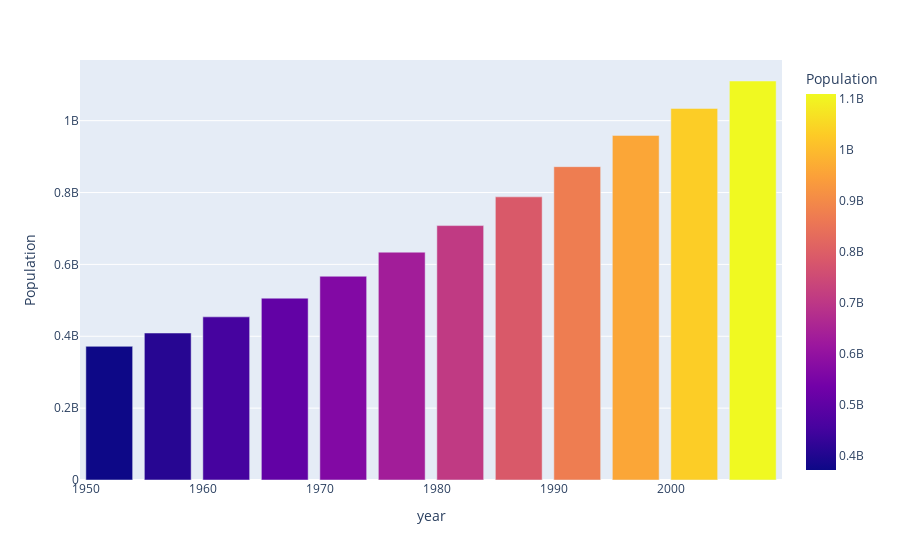

Notebook source saved alongside this figure:
### Markdown cell above
### Bar Plot in Plotly Express

- **What it is:** A bar plot displays data using rectangular bars, with the length of the bar representing the value. It is useful for comparing categories or groups.

### Code cell
#bar chart
#bi variate analysis
#categorical vs numerical
gap_ind=gap.query('country=="India"')
gap_ind
fig=px.bar(gap_ind,x='year',y='pop',color='pop',hover_data=gap_ind.columns,
           labels={'pop':'Population'})
fig.show()

### Figure 1 — Plotly figure (JSON) as saved in the notebook; plotly's stock layout.template omitted (floating-point values rounded to 4 significant figures)
{"data": [{"alignmentgroup": "True", "customdata": [["India", "Asia", 37.37, 546.6, "IND", 356], ["India", "Asia", 40.25, 590.1, "IND", 356], ["India", "Asia", 43.6, 658.3, "IND", 356], ["India", "Asia", 47.19, 700.8, "IND", 356], ["India", "Asia", 50.65, 724.0, "IND", 356], ["India", "Asia", 54.21, 813.3, "IND", 356], ["India", "Asia", 56.6, 855.7, "IND", 356], ["India", "Asia", 58.55, 976.5, "IND", 356], ["India", "Asia", 60.22, 1164.0, "IND", 356], ["India", "Asia", 61.77, 1459.0, "IND", 356], ["India", "Asia", 62.88, 1747.0, "IND", 356], ["India", "Asia", 64.7, 2452.0, "IND", 356]], "hovertemplate": "year=%{x}<br>Population=%{marker.color}<br>country=%{customdata[0]}<br>continent=%{customdata[1]}<br>lifeExp=%{customdata[2]}<br>gdpPercap=%{customdata[3]}<br>iso_alpha=%{customdata[4]}<br>iso_num=%{customdata[5]}<extra></extra>", "legendgroup": "", "marker": {"color": [372000000, 409000000, 454000000, 506000000, 567000000, 634000000, 708000000, 788000000, 872000000, 959000000, 1034172547, 1110396331], "coloraxis": "coloraxis", "pattern": {"shape": ""}}, "name": "", "offsetgroup": "", "orientation": "v", "showlegend": false, "textposition": "auto", "type": "bar", "x": [1952, 1957, 1962, 1967, 1972, 1977, 1982, 1987, 1992, 1997, 2002, 2007], "xaxis": "x", "y": [372000000, 409000000, 454000000, 506000000, 567000000, 634000000, 708000000, 788000000, 872000000, 959000000, 1034172547, 1110396331], "yaxis": "y"}], "layout": {"barmode": "relative", "coloraxis": {"colorbar": {"title": {"text": "Population"}}, "colorscale": [[0, "#0d0887"], [0.1111, "#46039f"], [0.2222, "#7201a8"], [0.3333, "#9c179e"], [0.4444, "#bd3786"], [0.5556, "#d8576b"], [0.6667, "#ed7953"], [0.7778, "#fb9f3a"], [0.8889, "#fdca26"], [1, "#f0f921"]]}, "legend": {"tracegroupgap": 0}, "margin": {"t": 60}, "xaxis": {"anchor": "y", "domain": [0, 1], "title": {"text": "year"}}, "yaxis": {"anchor": "x", "domain": [0, 1], "title": {"text": "Population"}}}}
